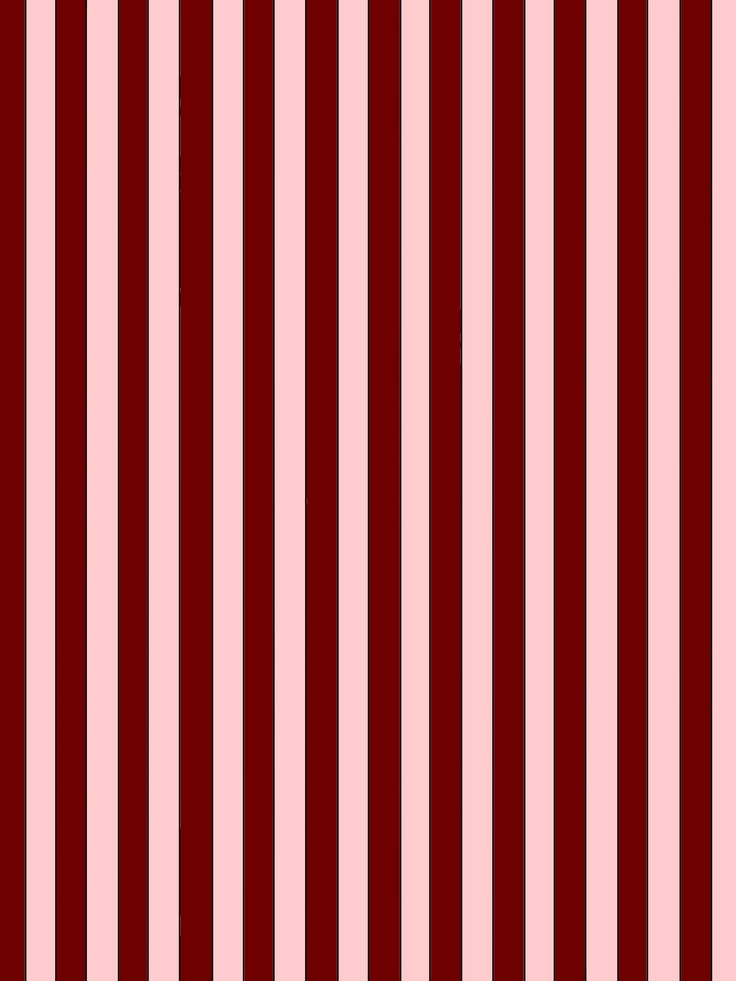
#> input picture resimmmm.jpg, 736 x 981 px
$ python hough.py
#> lines starting #> are read from the running program, lines starting #| are printed output that depends on the picture
import cv2
import numpy as np

# Adım 1: Resmi oku
img = cv2.imread("resimmmm.jpg")
#> img is the input picture: shape (981, 736, 3); mean B, G, R 100.1, 98.4, 174.1
gray = cv2.cvtColor(img, cv2.COLOR_BGR2GRAY)
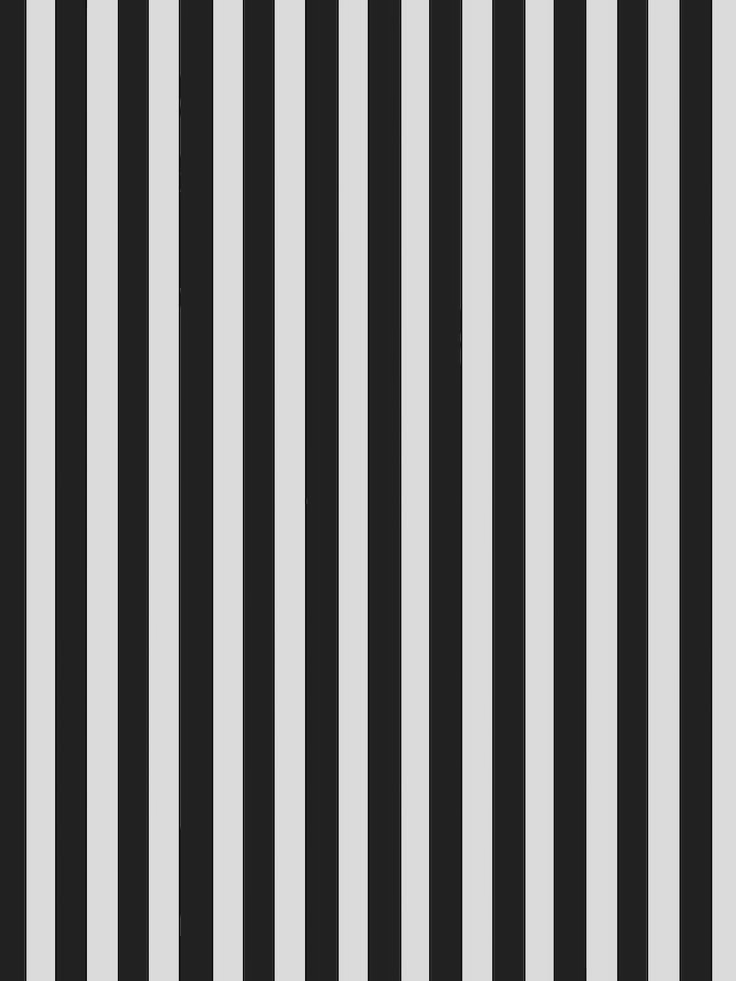
#> gray: shape (981, 736); min 6, max 230, mean 121.2

# Adım 2: Canny
blur = cv2.GaussianBlur(gray, (5, 5), 0)
edges = cv2.Canny(blur, 50, 150)
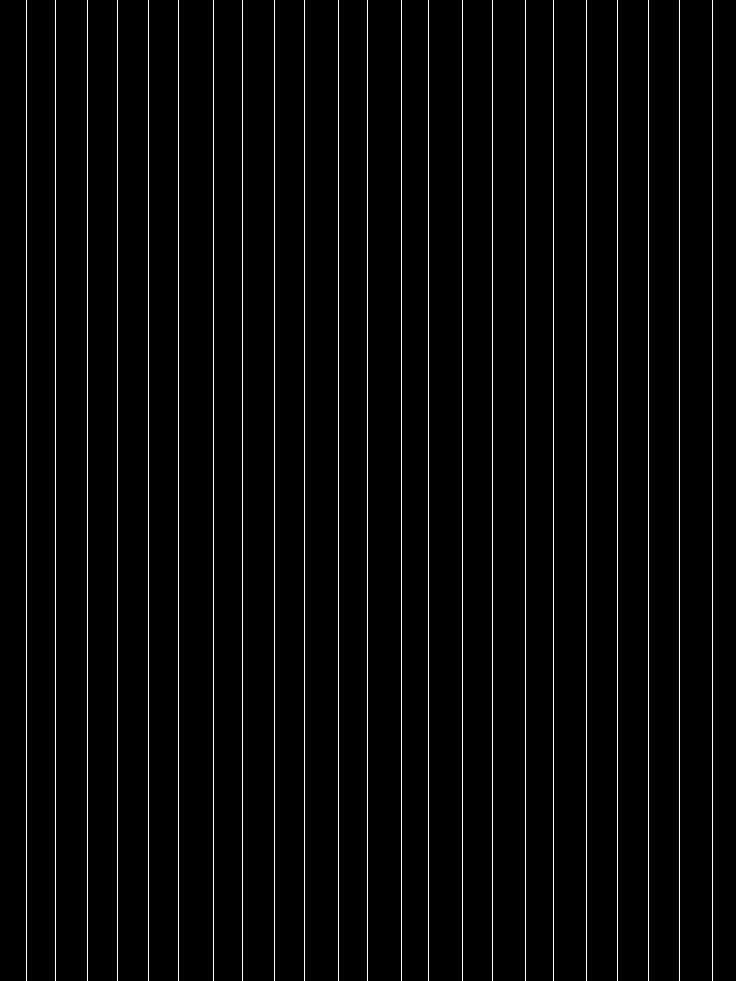
#> edges: shape (981, 736); 3.1% white in thin lines or dots

# Adım 3: Median filtre
edges_median = cv2.medianBlur(edges, 5)
#> edges_median: shape (981, 736); every value is 0

# Adım 4: HoughLines
result1 = img.copy()
lines = cv2.HoughLines(edges_median, 1, np.pi / 180, 150)
#> lines = None

if lines is not None:
    for line in lines:
        rho, theta = line[0]
        a, b = np.cos(theta), np.sin(theta)
        x0, y0 = a * rho, b * rho
        pt1 = (int(x0 + 1000 * (-b)), int(y0 + 1000 * a))
        pt2 = (int(x0 - 1000 * (-b)), int(y0 - 1000 * a))
        cv2.line(result1, pt1, pt2, (0, 0, 255), 2)

# Adım 5: HoughLinesP
result2 = img.copy()
linesP = cv2.HoughLinesP(edges_median, 1, np.pi / 180, 50,
                         minLineLength=50, maxLineGap=10)
#> linesP = None

if linesP is not None:
    for line in linesP:
        x1, y1, x2, y2 = line[0]
        cv2.line(result2, (x1, y1), (x2, y2), (0, 255, 0), 2)

# Adım 6: Göster ve kaydet
cv2.imshow("Canny", edges)
cv2.imshow("Median", edges_median)
cv2.imshow("HoughLines", result1)
cv2.imshow("HoughLinesP", result2)
cv2.waitKey(0)
cv2.destroyAllWindows()

cv2.imwrite("canny.jpg", edges)
cv2.imwrite("median.jpg", edges_median)
cv2.imwrite("houghlines.jpg", result1)
cv2.imwrite("houghlinesp.jpg", result2)
